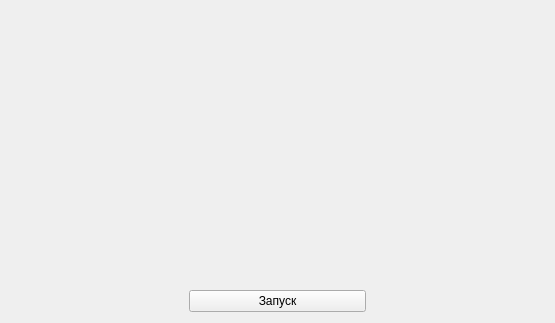
<?xml version="1.0" encoding="UTF-8"?>
<ui version="4.0">
 <class>SwitchingParamsCalcPanel</class>
 <widget class="QWidget" name="SwitchingParamsCalcPanel">
  <property name="geometry">
   <rect>
    <x>0</x>
    <y>0</y>
    <width>555</width>
    <height>323</height>
   </rect>
  </property>
  <property name="windowTitle">
   <string>Form</string>
  </property>
  <layout class="QVBoxLayout" name="verticalLayout">
   <item>
    <spacer name="verticalSpacer">
     <property name="orientation">
      <enum>Qt::Orientation::Vertical</enum>
     </property>
     <property name="sizeHint" stdset="0">
      <size>
       <width>20</width>
       <height>268</height>
      </size>
     </property>
    </spacer>
   </item>
   <item>
    <layout class="QHBoxLayout" name="horizontalLayout">
     <item>
      <spacer name="horizontalSpacer">
       <property name="orientation">
        <enum>Qt::Orientation::Horizontal</enum>
       </property>
       <property name="sizeHint" stdset="0">
        <size>
         <width>40</width>
         <height>20</height>
        </size>
       </property>
      </spacer>
     </item>
     <item>
      <widget class="QPushButton" name="btn_run">
       <property name="sizePolicy">
        <sizepolicy hsizetype="Expanding" vsizetype="Fixed">
         <horstretch>0</horstretch>
         <verstretch>0</verstretch>
        </sizepolicy>
       </property>
       <property name="text">
        <string>Запуск</string>
       </property>
      </widget>
     </item>
     <item>
      <spacer name="horizontalSpacer_2">
       <property name="orientation">
        <enum>Qt::Orientation::Horizontal</enum>
       </property>
       <property name="sizeHint" stdset="0">
        <size>
         <width>40</width>
         <height>20</height>
        </size>
       </property>
      </spacer>
     </item>
    </layout>
   </item>
  </layout>
 </widget>
 <resources/>
 <connections/>
</ui>
